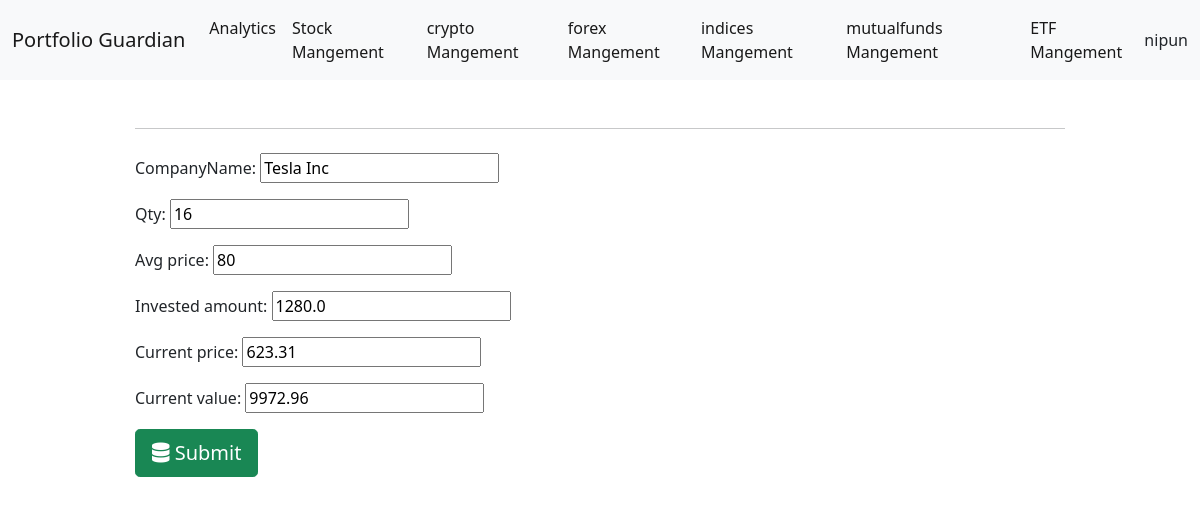
The page /stocks/stock_edit/1/ (signed in) on the database its author committed.
### dashboard/models.py (models this page shows)
class Account(AbstractUser):
    email = models.EmailField(_('email address'), unique=True)
    first_name=models.CharField(max_length=100)
    last_name=models.CharField(max_length=100)

### stocks/models.py (models this page shows)
class Stock_details(models.Model):
    user =models.ForeignKey('dashboard.Account', on_delete= models.CASCADE,null=True)
    companyName=models.CharField(max_length=100,default="")
    avg_price=models.IntegerField(default=0)
    qty=models.IntegerField(default=0)
    invested_amount=models.FloatField(default=0)
    current_price=models.FloatField(default=0)
    current_value=models.FloatField(default=0)
    Today_Gain=models.FloatField(default=0)
    Overall_Gain=models.FloatField(default=0)
    CHOICES=('Buy','Sell')
    buy_sell_choice = (
		('Buy', 'Buy'),
		('Sell', 'Sell'),
	)
    Buy_Sell = models.CharField(default="None",max_length=50, blank=True, null=True, choices=buy_sell_choice)
    date=models.CharField(max_length=255)

### stocks/views.py (the view)
# urls.py: path('stock_edit/<int:id>/', views.stock_edit,name='stock_edit'),
@login_required(login_url='login')
def stock_edit(request,id):
    if request.method == "POST":
        stock = Stock_details.objects.get(pk=id)
        form = Stock_details_form(request.POST,instance= stock)
        if form.is_valid():
            form.save()
        return redirect('/stocks/list')
    else:
        stock = Stock_details.objects.get(pk=id)
        form = Stock_details_form(instance=stock)
        return render(request,"stocks/stock_edit.html",{'stock':stock})

### stocks/templates/stocks/stock_edit.html (shortened to what this page needs)
{% extends "dashboard/base.html" %}
{% block content %}
<form action="" method="post" autocomplete="off" >
 <p><label for="id_companyName">CompanyName:</label> <input type="text" id="companyName" name="companyName" maxlength="100" value="{{stock.companyName}}" required id="companyName" readonly></p>
 <p><label for="id_qty">Qty:</label> <input type="number" name="qty" value="{{stock.qty}}" required id="qty" onclick="multiply()"></p>
 <p><label for="id_avg_price">Avg price:</label> <input type="number" name="avg_price" value="{{stock.avg_price}}" required id="avg_price" onclick="multiply()"></p>
 <p><label for="id_invested_amount">Invested amount:</label> <input type="number" name="invested_amount" value="{{stock.invested_amount}}" step="any" required id="invested_amount" readonly></p>
 <p><label for="id_current_price">Current price:</label> <input type="number" name="current_price" value="{{stock.current_price}}" step="any" required id="current_price" readonly></p>
 <p><label for="id_current_value">Current value:</label> <input type="number" name="current_value" value="{{stock.current_value}}" step="any" required id="current_value" readonly></p>
 <button type="submit" class="btn btn-success btn-block btn-lg"><i class="fas fa-database"></i>
   Submit</button>
</form>
{% endblock content %}

### dashboard/templates/dashboard/base.html (shortened to what this page needs)
<!doctype html>
<html lang="en">
  <head>
    <link href="https://cdn.jsdelivr.net/npm/bootstrap@5.0.1/dist/css/bootstrap.min.css" rel="stylesheet">
    <link rel="stylesheet" href="https://cdnjs.cloudflare.com/ajax/libs/font-awesome/5.11.2/css/all.min.css">
  </head>
  <body>
  <nav class="navbar navbar-expand-lg navbar-light bg-light">
    <div class="container-fluid">
      <a class="navbar-brand" href="#">Portfolio Guardian</a>
      <div class="collapse navbar-collapse" id="navbarSupportedContent">
        <ul class="navbar-nav me-auto mb-2 mb-lg-0">
          {% if user.is_authenticated %}
          <li class="nav-item">
            <a class="nav-link active" aria-current="page" href="{% url 'analytics' %} ">Analytics</a>
          </li>
          <li class="nav-item">
            <a class="nav-link active" aria-current="page" href="{% url 'stock_list' %} ">Stock Mangement</a>
          </li>
          <li class="nav-item">
            <a class="nav-link active" aria-current="page" href="{% url 'crypto_list' %} ">crypto Mangement</a>
          </li>
          <li class="nav-item">
            <a class="nav-link active" aria-current="page" href="{% url 'forex_list' %} ">forex Mangement</a>
          </li>
          <li class="nav-item">
            <a class="nav-link active" aria-current="page" href="{% url 'indices_list' %} ">indices Mangement</a>
          </li>
          <li class="nav-item">
            <a class="nav-link active" aria-current="page" href="{% url 'mutualfunds_list' %} ">mutualfunds Mangement</a>
          </li>
          <li class="nav-item">
            <a class="nav-link active" aria-current="page" href="{% url 'etf_list' %} ">ETF Mangement</a>
          </li>
          {% endif %}
        </ul>
        {% if user.is_authenticated %}
        {{user}}
        {% else %}
        <button type="button" class="btn btn-dark" href="{%  url 'login' %}">Login</button>
        {% endif %}
      </div>
    </div>
  </nav>
    <div class="container">
        <div class="col-md-10 offset-md-1 mt-5">
            <div class="jumbotron">
                <hr class="my-4">
                  {% block content %}
                  {% endblock content %}
            </div>
        </div>
    </div>
  </body>
</html>

### rows shown on the page
Account: username "nipun"
Stock_details: companyName "Tesla Inc", qty "16", avg_price "80", invested_amount "1280.0", current_price "623.31", current_value "9972.96"
